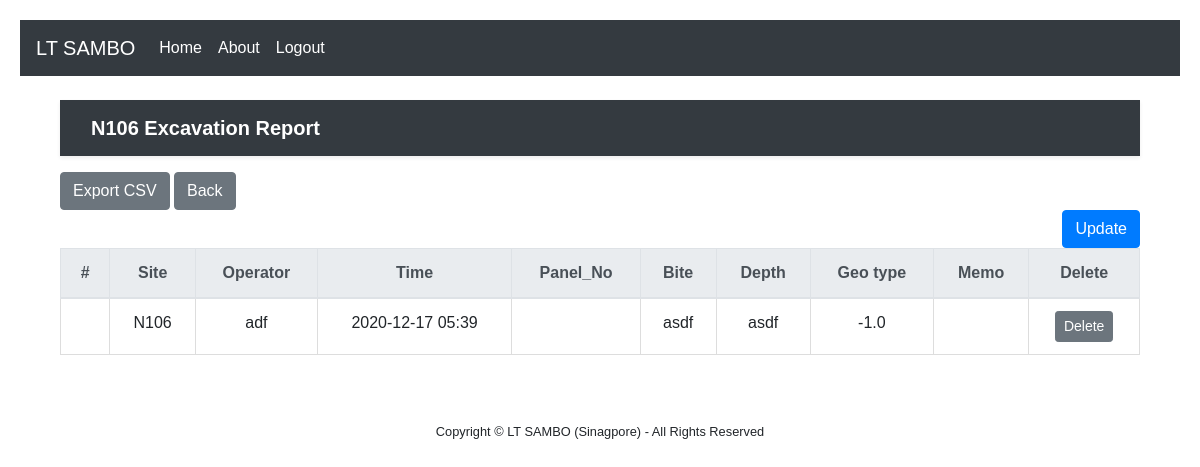
Screenshot of /N106/ (signed in) with the database file from the repository.
### pages/models.py (models this page shows)
class Board_N106(models.Model):
    Site = models.CharField(max_length=10, null=False)
    Operator = models.CharField(max_length=10, null=False)
    Panel_No = models.CharField(max_length=20, null=False)
    Bite = models.CharField(max_length=20, null=False)
    Depth = models.CharField(max_length=20, null=False)
    Geo_Type = models.CharField(max_length=20, null=False)
    Memo = models.CharField(max_length=30, null=False)
    created_date = models.DateTimeField(auto_now_add=True)
    modified_date = models.DateTimeField(auto_now=True)

### pages/views.py (the view)
# urls.py: path('N106/', views.Site_N106, name='N106'),
def Site_N106(request):
    boards_n106 = {'boards_n106': Board_N106.objects.all()}
    return render(request, 'N106.html', boards_n106)

### pages/templates/N106.html (shortened to what this page needs)
{% extends 'base.html' %}
{% block content %}
{% if user.is_authenticated %}
{% load static %}
<div class ="container">
<!DOCTYPE html>
<html lang="ko">
<head>
    <link rel="stylesheet" href="{% static 'bootstrap/css/style.css' %}" >
</head>
<body>
<header>
    <div class="navbar navbar-dark bg-dark shadow-sm mb-3">
        <div class="container d-flex justify-content-between">
            <a href="/" class="navbar-brand d-flex align-items-center">
                <strong>N106 Excavation Report</strong>
            </a>
        </div>
    </div>
</header>
<div class="responsive-container">
    <a href="{% url 'export-n106-csv' %}" class="btn btn-secondary">Export CSV</a>
    <a class="btn btn-secondary" href="{% url 'home' %}" role="button">Back</a>
    <div class="row">
        <div class="col-auto mr-auto"></div>
        <div class="col-auto">
            <a class="btn btn-primary" href="/post_n106" role="button">Update</a>
        </div>
    </div>
    <table class="table">
        <thead class="thead-light">
        <tr class="text-center">
            <th scope="col">#</th>
            <th scope="col">Site</th>
            <th scope="col">Operator</th>
            <th scope="col">Time</th>
            <th scope="col">Panel_No</th>
            <th scope="col">Bite</th>
            <th scope="col">Depth</th>
            <th scope="col">Geo type</th>
            <th scope="col">Memo</th>
            <th scope="col">Delete</th>
        </tr>
        </thead>
        <tbody>
        {% for board_n106 in boards_n106 %}
        <tr class="text-center">
            <th scope="row">
            </th>
            <td data-label="Site">
                <span>{{ board_n106.Site }}</span>
            </td>
            <td data-label="Operator">
                <span>{{ board_n106.Operator }}</span>
            </td>
             <td data-label="Time">
                <span>{{ board_n106.created_date | date:"Y-m-d h:i" }}</span>
            </td>
            <td data-label="Panel_No">
            </td>
            <td data-label="Bite_No">
                <span>{{ board_n106.Bite }}</span>
            </td>
            <td data-label="Depth">
                <span>{{ board_n106.Depth }}</span>
            </td>
            <td data-label="Geo_Type">
                <span>{{ board_n106.Geo_Type }}</span>
            </td>
            <td data-label="Memo">
            </td>
            <td>
                <a href="/delete_N106/{{ board_n106.id }}" class="btn btn-secondary btn-sm"  >Delete</a>
            </td>
        </tr>
        {% endfor %}
        </tbody>
    </table>
</div>
</body>
</html>
{% else %}
Login first!
{% endif %}
{% endblock %}

### rows the page displays
Board_N106: Site "N106", Operator "adf", created_date "2020-12-17 05:39", Bite "asdf", Depth "asdf", Geo_Type "-1.0"
